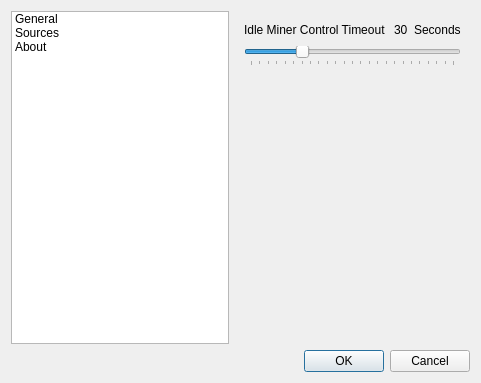
<?xml version="1.0" encoding="UTF-8"?>
<ui version="4.0">
 <class>Settings</class>
 <widget class="QDialog" name="Settings">
  <property name="geometry">
   <rect>
    <x>0</x>
    <y>0</y>
    <width>481</width>
    <height>383</height>
   </rect>
  </property>
  <property name="windowTitle">
   <string>Dialog</string>
  </property>
  <layout class="QVBoxLayout" name="verticalLayout_2">
   <item>
    <layout class="QHBoxLayout" name="horizontalLayout_2">
     <item>
      <widget class="QListWidget" name="listWidget">
       <item>
        <property name="text">
         <string>General</string>
        </property>
       </item>
       <item>
        <property name="text">
         <string>Sources</string>
        </property>
       </item>
       <item>
        <property name="text">
         <string>About</string>
        </property>
       </item>
      </widget>
     </item>
     <item>
      <widget class="QStackedWidget" name="stackedWidget">
       <property name="currentIndex">
        <number>0</number>
       </property>
       <widget class="QWidget" name="page">
        <layout class="QVBoxLayout" name="verticalLayout">
         <item>
          <layout class="QHBoxLayout" name="horizontalLayout">
           <item>
            <widget class="QLabel" name="label">
             <property name="text">
              <string>Idle Miner Control Timeout</string>
             </property>
            </widget>
           </item>
           <item>
            <spacer name="horizontalSpacer">
             <property name="orientation">
              <enum>Qt::Horizontal</enum>
             </property>
             <property name="sizeHint" stdset="0">
              <size>
               <width>40</width>
               <height>20</height>
              </size>
             </property>
            </spacer>
           </item>
           <item>
            <widget class="QLabel" name="idleTimeout">
             <property name="text">
              <string>30</string>
             </property>
            </widget>
           </item>
           <item>
            <widget class="QLabel" name="label_3">
             <property name="text">
              <string>Seconds</string>
             </property>
            </widget>
           </item>
          </layout>
         </item>
         <item>
          <widget class="QSlider" name="horizontalSlider">
           <property name="maximum">
            <number>120</number>
           </property>
           <property name="singleStep">
            <number>5</number>
           </property>
           <property name="pageStep">
            <number>30</number>
           </property>
           <property name="value">
            <number>30</number>
           </property>
           <property name="orientation">
            <enum>Qt::Horizontal</enum>
           </property>
           <property name="tickPosition">
            <enum>QSlider::TicksBelow</enum>
           </property>
          </widget>
         </item>
         <item>
          <spacer name="verticalSpacer">
           <property name="orientation">
            <enum>Qt::Vertical</enum>
           </property>
           <property name="sizeHint" stdset="0">
            <size>
             <width>20</width>
             <height>241</height>
            </size>
           </property>
          </spacer>
         </item>
        </layout>
       </widget>
       <widget class="QWidget" name="page_2"/>
      </widget>
     </item>
    </layout>
   </item>
   <item>
    <widget class="QDialogButtonBox" name="buttonBox">
     <property name="orientation">
      <enum>Qt::Horizontal</enum>
     </property>
     <property name="standardButtons">
      <set>QDialogButtonBox::Cancel|QDialogButtonBox::Ok</set>
     </property>
    </widget>
   </item>
  </layout>
 </widget>
 <resources/>
 <connections>
  <connection>
   <sender>buttonBox</sender>
   <signal>accepted()</signal>
   <receiver>Settings</receiver>
   <slot>accept()</slot>
   <hints>
    <hint type="sourcelabel">
     <x>248</x>
     <y>254</y>
    </hint>
    <hint type="destinationlabel">
     <x>157</x>
     <y>274</y>
    </hint>
   </hints>
  </connection>
  <connection>
   <sender>buttonBox</sender>
   <signal>rejected()</signal>
   <receiver>Settings</receiver>
   <slot>reject()</slot>
   <hints>
    <hint type="sourcelabel">
     <x>316</x>
     <y>260</y>
    </hint>
    <hint type="destinationlabel">
     <x>286</x>
     <y>274</y>
    </hint>
   </hints>
  </connection>
 </connections>
</ui>
